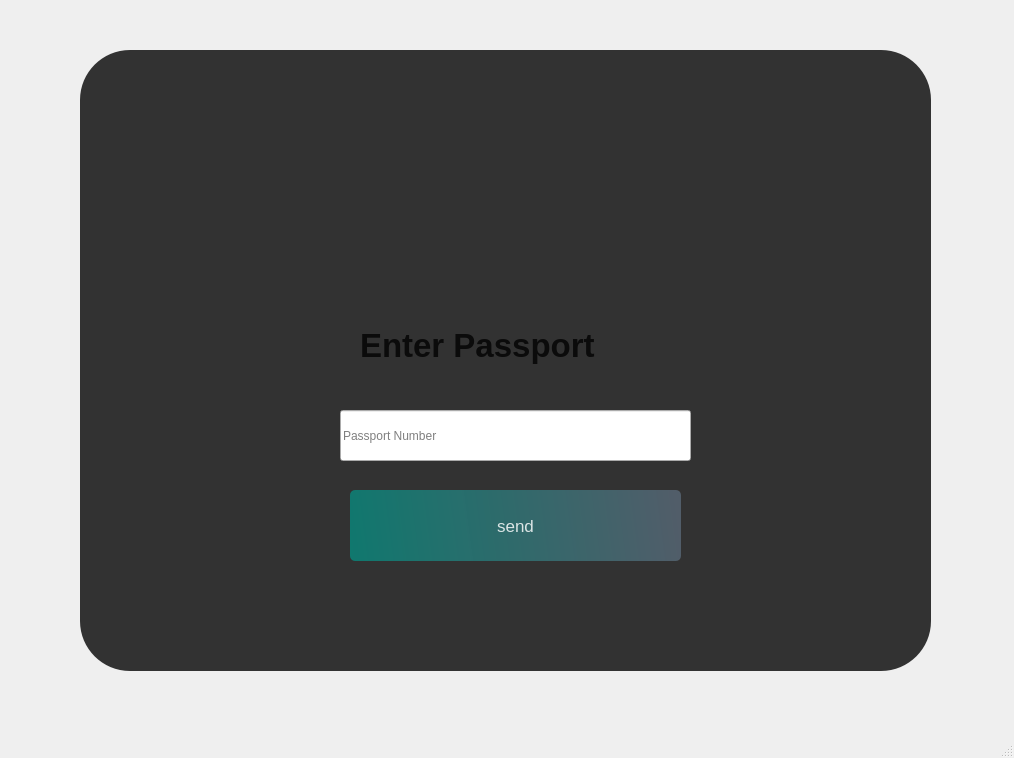
<?xml version="1.0" encoding="UTF-8"?>
<ui version="4.0">
 <class>MainWindow</class>
 <widget class="QMainWindow" name="MainWindow">
  <property name="geometry">
   <rect>
    <x>0</x>
    <y>0</y>
    <width>1014</width>
    <height>758</height>
   </rect>
  </property>
  <property name="windowTitle">
   <string>MainWindow</string>
  </property>
  <widget class="QWidget" name="centralwidget">
   <widget class="QWidget" name="widget" native="true">
    <property name="geometry">
     <rect>
      <x>0</x>
      <y>0</y>
      <width>1011</width>
      <height>721</height>
     </rect>
    </property>
    <property name="styleSheet">
     <string notr="true">QPushButton#pushButton{
	background-color : qlineargradient(spread:pad,x1:0,y1:0.505682, x2:1, y2:0.477, stop:0 rgba(11,131,120,219), stop:1 rgba(85,98,112,226));
	color: rgba(255,255,255,210);
	border-radius:5px;
}

QPushButton#pushButton:hover{
	background-color : qlineargradient(spread:pad,x1:0,y1:0.505682, x2:1, y2:0.477, stop:0 rgba(11,131,120,219), stop:1 rgba(85,98,112,226));
}

QPushButton#pushButton:pressed{
	padding-left:5px;
	padding-top:5px;
	background-color : rgba(150,123,111,255);
}</string>
    </property>
    <widget class="QLabel" name="label_2">
     <property name="geometry">
      <rect>
       <x>80</x>
       <y>50</y>
       <width>851</width>
       <height>621</height>
      </rect>
     </property>
     <property name="styleSheet">
      <string notr="true">background-color : rgba(50,50,50,255);
border-radius : 50px</string>
     </property>
     <property name="text">
      <string/>
     </property>
    </widget>
    <widget class="QPushButton" name="pushButton">
     <property name="geometry">
      <rect>
       <x>350</x>
       <y>490</y>
       <width>331</width>
       <height>71</height>
      </rect>
     </property>
     <property name="font">
      <font>
       <pointsize>13</pointsize>
      </font>
     </property>
     <property name="text">
      <string>send</string>
     </property>
    </widget>
    <widget class="QLineEdit" name="lineEdit_2">
     <property name="geometry">
      <rect>
       <x>340</x>
       <y>410</y>
       <width>351</width>
       <height>51</height>
      </rect>
     </property>
     <property name="placeholderText">
      <string>Passport Number</string>
     </property>
    </widget>
    <widget class="QLabel" name="label_3">
     <property name="geometry">
      <rect>
       <x>360</x>
       <y>320</y>
       <width>321</width>
       <height>51</height>
      </rect>
     </property>
     <property name="font">
      <font>
       <pointsize>25</pointsize>
       <weight>75</weight>
       <bold>true</bold>
      </font>
     </property>
     <property name="layoutDirection">
      <enum>Qt::LeftToRight</enum>
     </property>
     <property name="styleSheet">
      <string notr="true">color : rgb(0,0,0,200);</string>
     </property>
     <property name="text">
      <string>Enter Passport</string>
     </property>
    </widget>
   </widget>
  </widget>
  <widget class="QMenuBar" name="menubar">
   <property name="geometry">
    <rect>
     <x>0</x>
     <y>0</y>
     <width>1014</width>
     <height>26</height>
    </rect>
   </property>
  </widget>
  <widget class="QStatusBar" name="statusbar"/>
 </widget>
 <resources>
  <include location="res.qrc"/>
 </resources>
 <connections/>
</ui>
